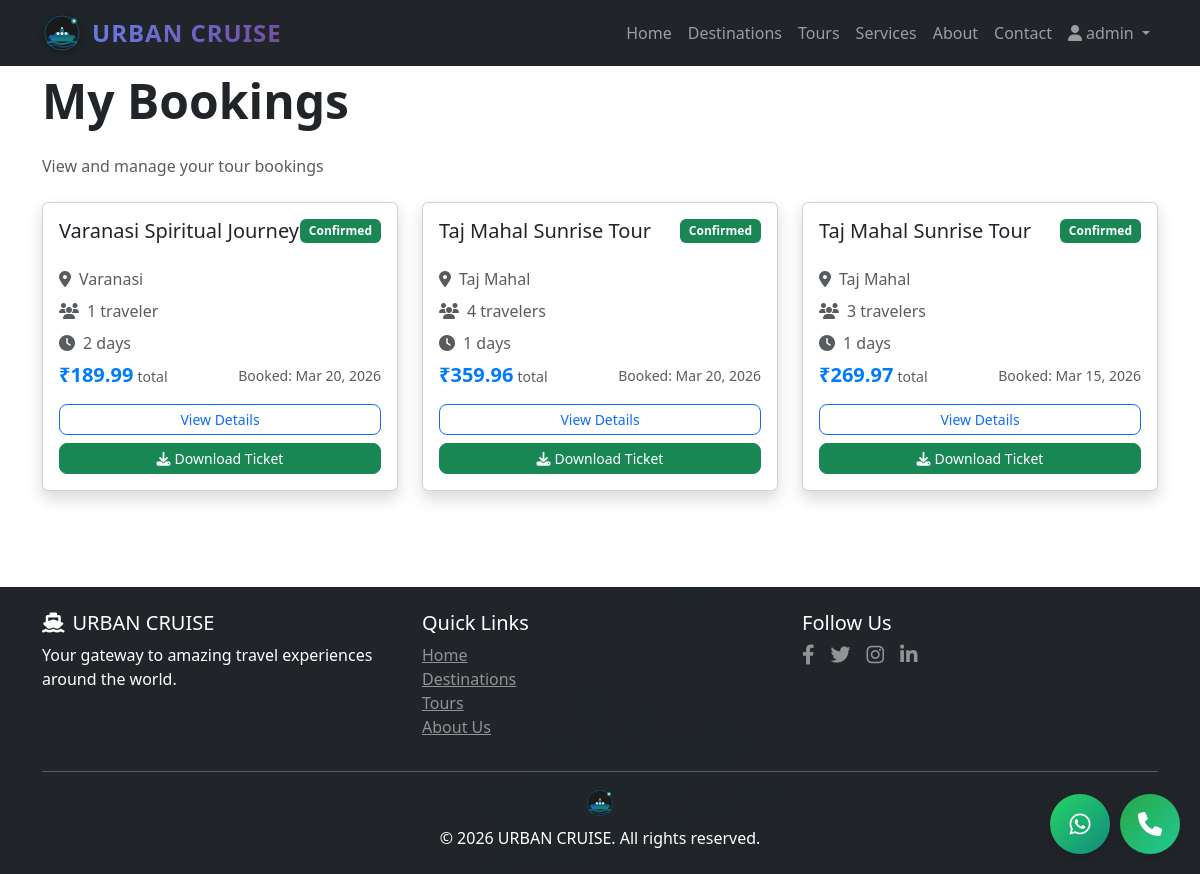
/my-bookings/ (signed in), run on the app's committed database.
### travel/models.py (models this page shows, shortened)
class Booking(models.Model):
    STATUS_CHOICES = [
        ('pending', 'Pending'),
        ('confirmed', 'Confirmed'),
        ('cancelled', 'Cancelled'),
    ]
    user = models.ForeignKey(User, on_delete=models.CASCADE, related_name='bookings')
    tour = models.ForeignKey(Tour, on_delete=models.CASCADE, related_name='bookings')
    travelers_count = models.IntegerField()
    total_price = models.DecimalField(max_digits=10, decimal_places=2)
    status = models.CharField(max_length=20, choices=STATUS_CHOICES, default='pending')
    booking_date = models.DateTimeField(auto_now_add=True)
    contact_email = models.EmailField()
    contact_phone = models.CharField(max_length=20)
    special_requests = models.TextField(blank=True)

class Tour(models.Model):
    TOUR_TYPES = [
        ('adventure', 'Adventure'),
        ('cultural', 'Cultural'),
        ('relaxation', 'Relaxation'),
        ('urban', 'Urban Exploration'),
        ('nature', 'Nature'),
    ]
    DURATION_CHOICES = [
        (1, '1 Day'),
        (2, '2 Days'),
        (3, '3 Days'),
        (7, '1 Week'),
        (14, '2 Weeks'),
        (21, '3 Weeks'),
    ]
    title = models.CharField(max_length=200)
    destination = models.ForeignKey(Destination, on_delete=models.CASCADE, related_name='tours')
    description = models.TextField()
    tour_type = models.CharField(max_length=20, choices=TOUR_TYPES)
    duration = models.IntegerField(choices=DURATION_CHOICES)
    price = models.DecimalField(max_digits=10, decimal_places=2)
    max_travelers = models.IntegerField()
    image = models.ImageField(upload_to='tours/')
    featured = models.BooleanField(default=False)
    created_at = models.DateTimeField(auto_now_add=True)
    updated_at = models.DateTimeField(auto_now=True)

class Destination(models.Model):
    name = models.CharField(max_length=200)
    country = models.CharField(max_length=100)
    description = models.TextField()
    image = models.ImageField(upload_to='destinations/')
    featured = models.BooleanField(default=False)
    created_at = models.DateTimeField(auto_now_add=True)
    class Meta:
        verbose_name_plural = "Destinations"

### travel/views.py (the view)
# urls.py: path('my-bookings/', views.my_bookings, name='my_bookings'),
@login_required
def my_bookings(request):
    bookings = Booking.objects.filter(user=request.user).order_by('-booking_date')
    return render(request, 'travel/my_bookings.html', {'bookings': bookings})

### templates/travel/my_bookings.html (shortened to what this page needs)
{% extends 'base.html' %}
{% block content %}
<div class="container mt-5 pt-4">
    <div class="row">
        <div class="col-12">
            <h1 class="display-5 fw-bold mb-4">My Bookings</h1>
            <p class="text-muted mb-4">View and manage your tour bookings</p>
        </div>
    </div>
    {% if bookings %}
        <div class="row">
            {% for booking in bookings %}
            <div class="col-md-6 col-lg-4 mb-4">
                <div class="card shadow mb-4 booking-card">
                    <div class="card-body">
                        <div class="d-flex justify-content-between align-items-start mb-3">
                            <h5 class="card-title">{{ booking.tour.title }}</h5>
                            <span class="badge bg-{{ booking.status|yesno:'success,warning,danger' }}">
                                {{ booking.get_status_display|title }}
                            </span>
                        </div>
                        <p class="text-muted mb-2">
                            <i class="fas fa-map-marker-alt me-2"></i>{{ booking.tour.destination.name }}
                        </p>
                        <p class="text-muted mb-2">
                            <i class="fas fa-users me-2"></i>{{ booking.travelers_count }} traveler{{ booking.travelers_count|pluralize }}
                        </p>
                        <p class="text-muted mb-2">
                            <i class="fas fa-clock me-2"></i>{{ booking.tour.duration }} days
                        </p>
                        <div class="d-flex justify-content-between align-items-center mb-3">
                            <div>
                                <span class="h5 text-primary fw-bold">₹{{ booking.total_price }}</span>
                                <small class="text-muted">total</small>
                            </div>
                            <small class="text-muted">Booked: {{ booking.booking_date|date:"M d, Y" }}</small>
                        </div>
                        <div class="d-grid gap-2">
                            <button class="btn btn-outline-primary btn-sm" data-bs-toggle="modal" data-bs-target="#bookingDetail{{ booking.id }}">
                                View Details
                            </button>
                            {% if booking.status == 'confirmed' %}
                                <a href="{% url 'download_ticket' booking.id %}" class="btn btn-success btn-sm">
                                    <i class="fas fa-download me-1"></i>Download Ticket
                                </a>
                            {% endif %}
                        </div>
                    </div>
                </div>
            </div>
            {% endfor %}
        </div>
    {% endif %}
</div>
{% endblock %}

### templates/base.html (shortened to what this page needs)
<!DOCTYPE html>
{% load static %}
<html lang="en">
<head>
    <link href="https://cdn.jsdelivr.net/npm/bootstrap@5.3.0/dist/css/bootstrap.min.css" rel="stylesheet">
    <link rel="stylesheet" href="https://cdnjs.cloudflare.com/ajax/libs/font-awesome/6.4.0/css/all.min.css">
    <link rel="stylesheet" href="{% static 'css/style.css' %}">
</head>
<body>
    <nav class="navbar navbar-expand-lg navbar-dark bg-dark fixed-top">
        <div class="container">
            <a class="navbar-brand fw-bold d-flex align-items-center logo-brand" href="{% url 'home' %}">
                <div class="logo-container">
                    <img src="{% static 'images/logo.svg' %}" alt="URBAN CRUISE Logo" width="40" height="40" class="logo-image">
                </div>
                <span class="logo-text">URBAN CRUISE</span>
            </a>
            <div class="collapse navbar-collapse" id="navbarNav">
                <ul class="navbar-nav ms-auto">
                    <li class="nav-item">
                        <a class="nav-link" href="{% url 'home' %}">Home</a>
                    </li>
                    <li class="nav-item">
                        <a class="nav-link" href="{% url 'destinations' %}">Destinations</a>
                    </li>
                    <li class="nav-item">
                        <a class="nav-link" href="{% url 'tours' %}">Tours</a>
                    </li>
                    <li class="nav-item">
                        <a class="nav-link" href="{% url 'services' %}">Services</a>
                    </li>
                    <li class="nav-item">
                        <a class="nav-link" href="{% url 'about' %}">About</a>
                    </li>
                    <li class="nav-item">
                        <a class="nav-link" href="{% url 'contact' %}">Contact</a>
                    </li>
                    {% if user.is_authenticated %}
                        <li class="nav-item dropdown">
                            <a class="nav-link dropdown-toggle" href="#" role="button" data-bs-toggle="dropdown">
                                <i class="fas fa-user me-1"></i>{{ user.username }}
                            </a>
                        </li>
                    {% endif %}
                </ul>
            </div>
        </div>
    </nav>
    <main>
        {% block content %}
        {% endblock %}
    </main>
    <footer class="bg-dark text-white py-4 mt-5 position-relative">
        <div class="footer-watermark">
            <img src="{% static 'images/logo-watermark.svg' %}" alt="URBAN CRUISE Watermark" class="watermark-image">
        </div>
        <div class="container">
            <div class="row">
                <div class="col-md-4">
                    <h5><i class="fas fa-ship me-2"></i>URBAN CRUISE</h5>
                    <p>Your gateway to amazing travel experiences around the world.</p>
                </div>
                <div class="col-md-4">
                    <h5>Quick Links</h5>
                    <ul class="list-unstyled">
                        <li><a href="{% url 'home' %}" class="text-white-50">Home</a></li>
                        <li><a href="{% url 'destinations' %}" class="text-white-50">Destinations</a></li>
                        <li><a href="{% url 'tours' %}" class="text-white-50">Tours</a></li>
                        <li><a href="{% url 'about' %}" class="text-white-50">About Us</a></li>
                    </ul>
                </div>
                <div class="col-md-4">
                    <h5>Follow Us</h5>
                    <div class="d-flex gap-3">
                        <a href="#" class="text-white-50"><i class="fab fa-facebook-f fa-lg"></i></a>
                        <a href="#" class="text-white-50"><i class="fab fa-twitter fa-lg"></i></a>
                        <a href="#" class="text-white-50"><i class="fab fa-instagram fa-lg"></i></a>
                        <a href="#" class="text-white-50"><i class="fab fa-linkedin-in fa-lg"></i></a>
                    </div>
                </div>
            </div>
            <hr class="bg-white-50">
            <div class="text-center">
                <div class="mb-2">
                    <img src="{% static 'images/logo.svg' %}" alt="URBAN CRUISE Logo" width="30" height="30">
                </div>
                <p class="mb-0">&copy; 2026 URBAN CRUISE. All rights reserved.</p>
            </div>
        </div>
    </footer>
    <div class="single-contact-btn">
        <a href="tel:+919260994765" class="contact-btn-main" title="Call Us">
            <i class="fas fa-phone"></i>
        </a>
    </div>
    <div class="whatsapp-contact-btn">
        <a href="https://wa.me/919260994765?text=Hi%20URBAN%20CRUISE!%20I%20need%20help%20with%20travel%20booking." class="whatsapp-btn-main" title="WhatsApp Us" target="_blank">
            <i class="fab fa-whatsapp"></i>
        </a>
    </div>
</body>
</html>

### static/css/style.css (style rules this page uses)
.navbar-brand img { transition: transform 0.3s ease, filter 0.3s ease; }
.navbar-brand span { background: linear-gradient(135deg, #667eea 0%, #764ba2 100%); -webkit-background-clip: text; -webkit-text-fill-color: transparent; background-clip: text; font-weight: 700; letter-spacing: 1px; }
.single-contact-btn { position: fixed; bottom: 20px; right: 20px; z-index: 1000; }
.contact-btn-main { display: flex; align-items: center; justify-content: center; width: 60px; height: 60px; background: linear-gradient(135deg, #28a745, #20c997); color: white; text-decoration: none; border-radius: 50%; font-size: 24px; box-shadow: 0 4px 12px rgba(0, 0, 0, 0.15); transition: all 0.3s ease; }
.whatsapp-contact-btn { position: fixed; bottom: 20px; right: 90px; z-index: 1000; }
.whatsapp-btn-main { display: flex; align-items: center; justify-content: center; width: 60px; height: 60px; background: linear-gradient(135deg, #25D366, #128C7E); color: white; text-decoration: none; border-radius: 50%; font-size: 24px; box-shadow: 0 4px 12px rgba(0, 0, 0, 0.15); transition: all 0.3s ease; }
.navbar-brand { font-size: 1.5rem; font-weight: 700; }
.navbar-nav .nav-link { font-weight: 500; transition: color 0.3s ease; }
.btn { border-radius: 8px; font-weight: 500; transition: all 0.3s ease; }
footer { margin-top: auto; }
.badge { font-size: 0.75rem; padding: 0.5em 0.75em; }
.text-primary.fw-bold { color: #007bff !important; }

### templates/base.html (style rules this page uses)
.logo-brand { transition: all 0.3s ease; position: relative; }
.logo-container { position: relative; margin-right: 10px; display: inline-block; }
.logo-image { transition: all 0.3s ease; filter: drop-shadow(0 2px 4px rgba(0, 0, 0, 0.3)); position: relative; z-index: 2; }
.logo-text { background: linear-gradient(45deg, #0d6efd, #198754); -webkit-background-clip: text; -webkit-text-fill-color: transparent; background-clip: text; color: transparent; font-weight: bold; transition: all 0.3s ease; }
.footer-watermark { position: absolute; top: 0; left: 0; right: 0; bottom: 0; display: flex; align-items: center; justify-content: center; pointer-events: none; z-index: 0; overflow: hidden; }
.watermark-image { width: 100%; height: 100%; opacity: 0.05; transform: rotate(-15deg) scale(1.5); transition: opacity 0.3s ease; }
footer .container, footer .row, footer .col-md-4, footer h5, footer p, footer ul, footer a, footer hr, footer .text-center { position: relative; z-index: 1; }

### templates/travel/my_bookings.html (style rules this page uses)
.booking-card { transition: transform 0.3s ease, box-shadow 0.3s ease; }

### data on the page
Booking: tour "Varanasi Spiritual Journey", status "Confirmed", tour.destination.name "Varanasi", travelers_count "1", tour.duration "2", total_price "189.99", booking_date "Mar 20, 2026", shows "Download Ticket"
Booking: tour "Taj Mahal Sunrise Tour", status "Confirmed", tour.destination.name "Taj Mahal", travelers_count "4", tour.duration "1", total_price "359.96", booking_date "Mar 20, 2026", shows "Download Ticket"
Booking: tour "Taj Mahal Sunrise Tour", status "Confirmed", tour.destination.name "Taj Mahal", travelers_count "3", tour.duration "1", total_price "269.97", booking_date "Mar 15, 2026", shows "Download Ticket"

### other printed values
{{ user.username }} "admin"
